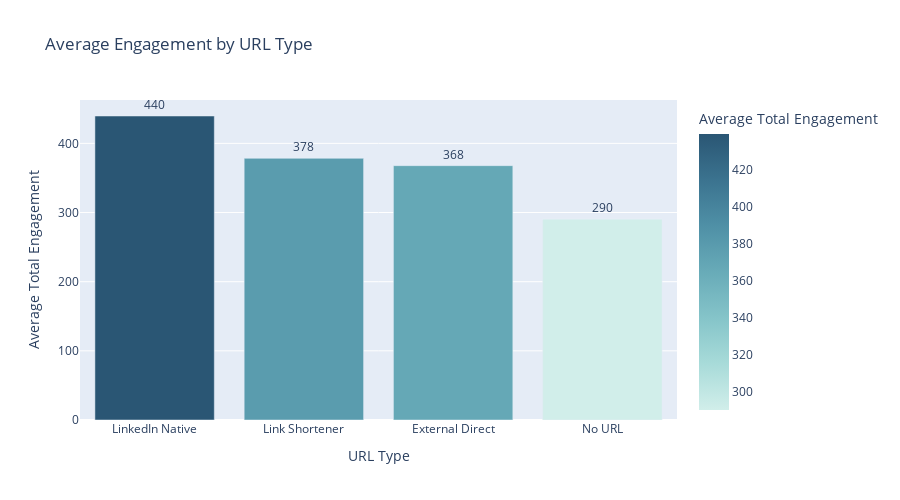

The notebook cell saved with this chart:
### Code cell
# Visualize URL category performance
url_cat_plot = url_category_engagement.reset_index()
url_cat_plot.columns = ['URL_Category', 'Avg_Engagement', 'Median_Engagement', 'Post_Count', 'Avg_Likes', 'Avg_Shares', 'Avg_Comments']

fig = px.bar(
    url_cat_plot,
    x='URL_Category',
    y='Avg_Engagement',
    title='Average Engagement by URL Type',
    labels={'URL_Category': 'URL Type', 'Avg_Engagement': 'Average Total Engagement'},
    text='Avg_Engagement',
    color='Avg_Engagement',
    color_continuous_scale='Teal',
    hover_data=['Post_Count', 'Median_Engagement']
)

fig.update_traces(texttemplate='%{text:.0f}', textposition='outside')
fig.update_layout(height=500, showlegend=False)
fig.show()
fig.write_html('../output/figures/engagement_by_url_category.html')

### Figure 1 — Plotly figure (JSON) as saved in the notebook; plotly's stock layout.template omitted (floating-point values rounded to 4 significant figures)
{"data": [{"customdata": [[2589.0, 138.0], [149.0, 192.0], [256.0, 130.5], [8233.0, 106.0]], "hovertemplate": "URL Type=%{x}<br>Average Total Engagement=%{marker.color}<br>Post_Count=%{customdata[0]}<br>Median_Engagement=%{customdata[1]}<extra></extra>", "legendgroup": "", "marker": {"color": [439.6, 378.4, 367.8, 290.3], "coloraxis": "coloraxis", "pattern": {"shape": ""}}, "name": "", "orientation": "v", "showlegend": false, "text": [439.6, 378.4, 367.8, 290.3], "textposition": "outside", "texttemplate": "%{text:.0f}", "type": "bar", "x": ["LinkedIn Native", "Link Shortener", "External Direct", "No URL"], "xaxis": "x", "y": [439.6, 378.4, 367.8, 290.3], "yaxis": "y"}], "layout": {"barmode": "relative", "coloraxis": {"colorbar": {"title": {"text": "Average Total Engagement"}}, "colorscale": [[0, "rgb(209, 238, 234)"], [0.1667, "rgb(168, 219, 217)"], [0.3333, "rgb(133, 196, 201)"], [0.5, "rgb(104, 171, 184)"], [0.6667, "rgb(79, 144, 166)"], [0.8333, "rgb(59, 115, 143)"], [1, "rgb(42, 86, 116)"]]}, "height": 500, "legend": {"tracegroupgap": 0}, "showlegend": false, "title": {"text": "Average Engagement by URL Type"}, "xaxis": {"anchor": "y", "domain": [0, 1], "title": {"text": "URL Type"}}, "yaxis": {"anchor": "x", "domain": [0, 1], "title": {"text": "Average Total Engagement"}}}}
